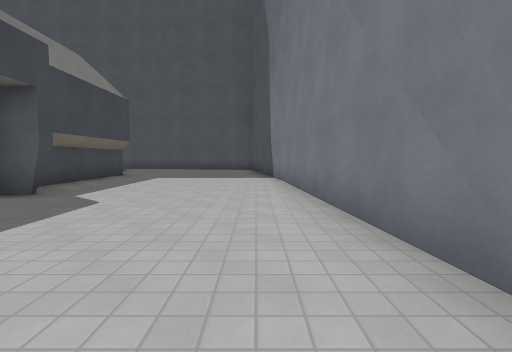
[1] (above)

17 first-person views from a walk through a level from a Godot 3-D game. The camera is 1.3 m above the floor, tilts 4° down and sees 85° across. The floor is counted in squares, 2 m on a side. Each view is taken from the middle of a square. On the plan, view 1 faces up. The plan holds only what a view shows up to about 9 squares ahead; the rest is blank. The place goes on beyond the plan. Some surface patterns are stand-ins.

[2]
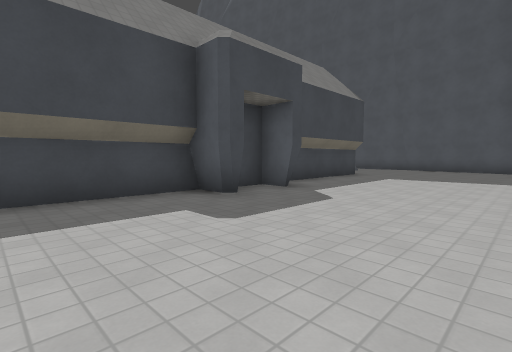

[3]
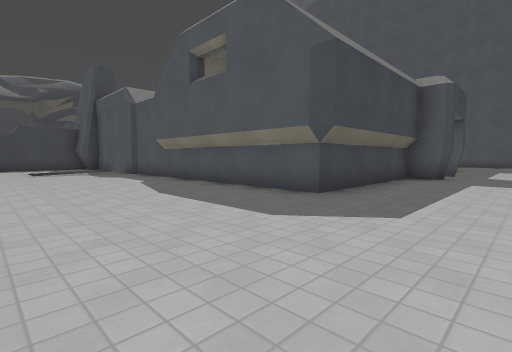

[4]
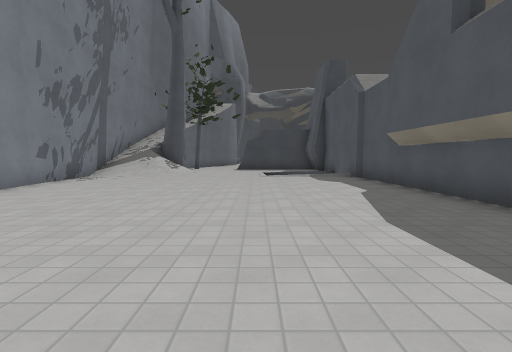

[5]
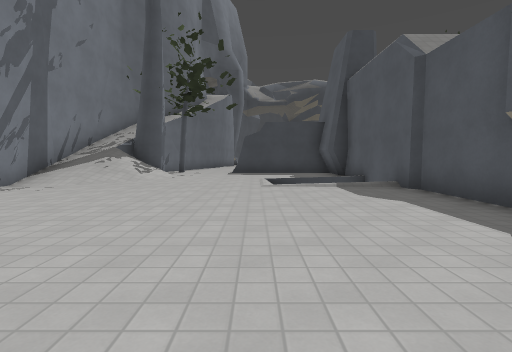

[6]
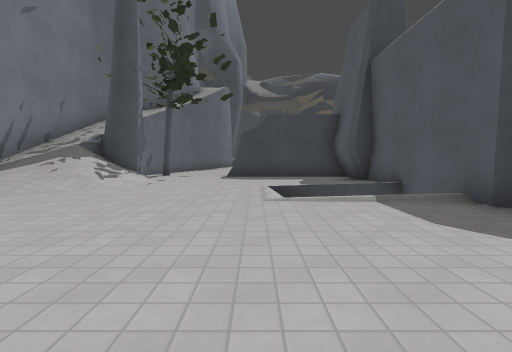

[7]
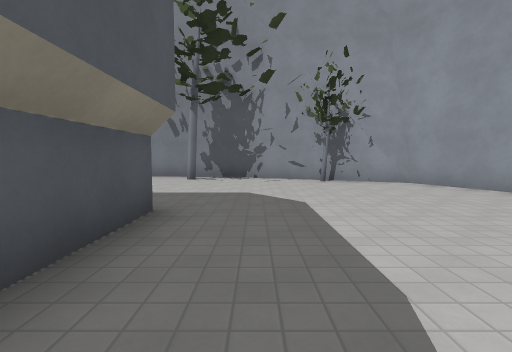

[8]
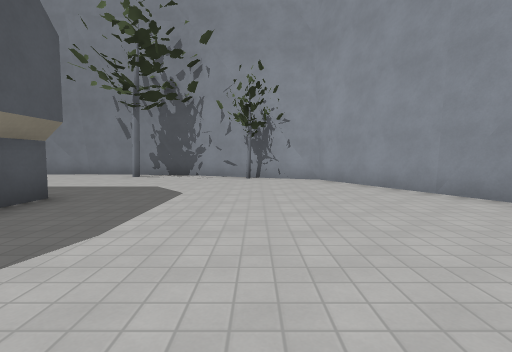

[9]
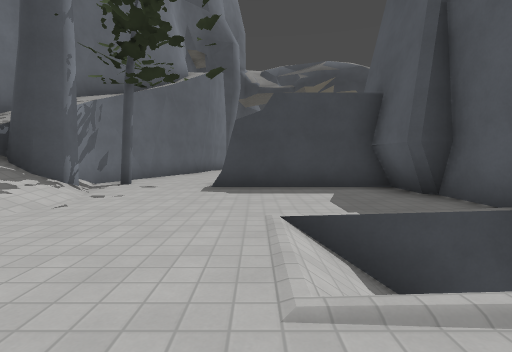

[10]
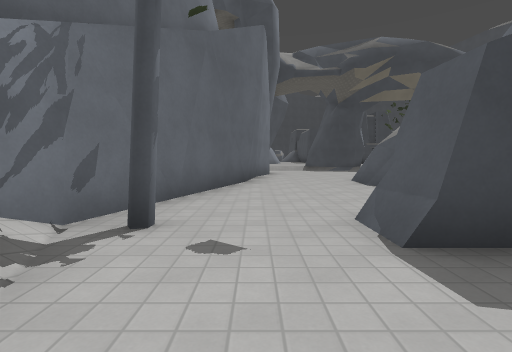

[11]
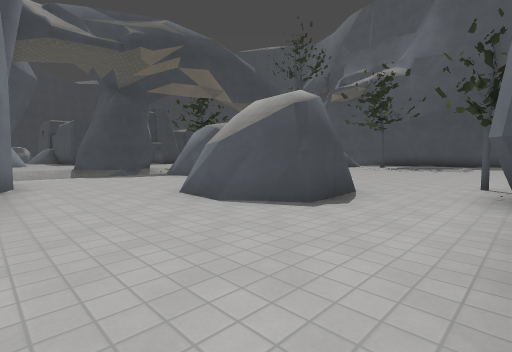

[12]
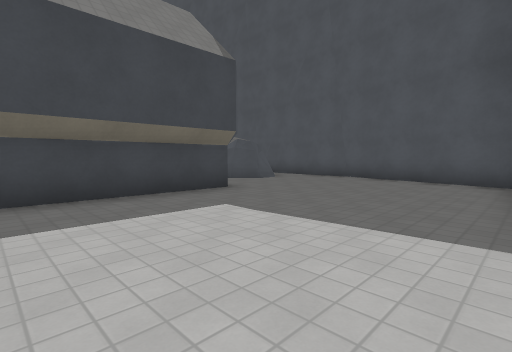

[13]
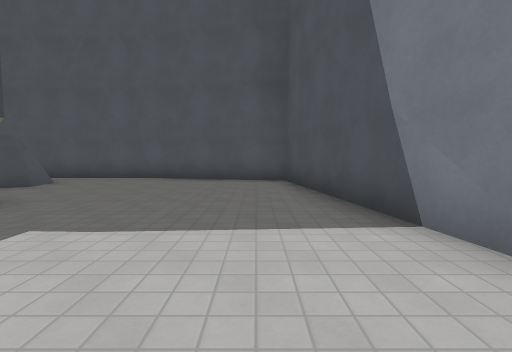

[14]
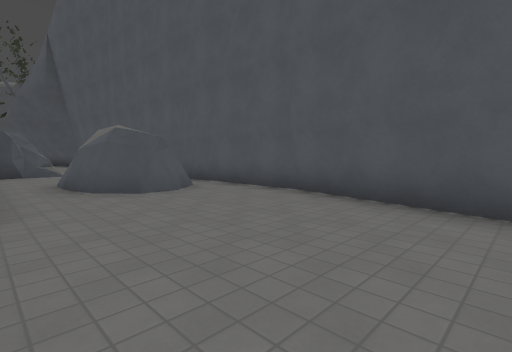

[15]
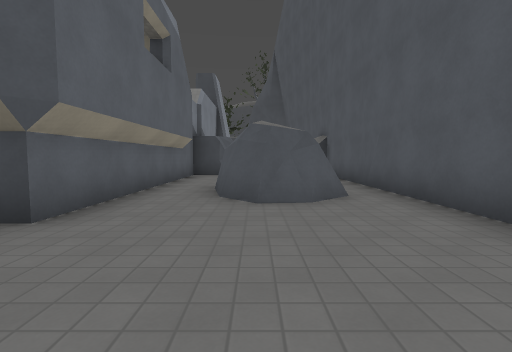

[16]
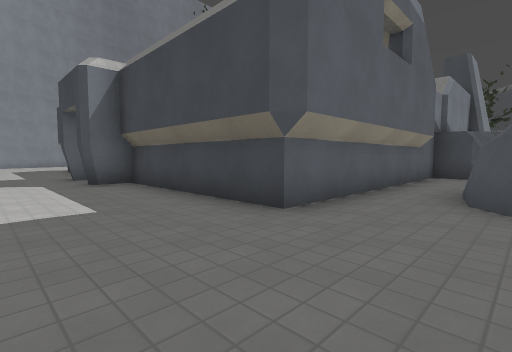

[17]
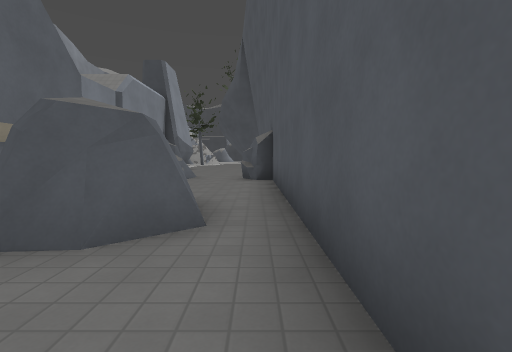

### Floor plan
Key: @ floor where view 1 was taken; # wall or solid block; . floor; / step, stairs or slope.
Columns run from 29 left of view 1 to 2 right of it. Each row starts with its distance up from view 1.
 15                  ##########
 14                 ##.........###
 13                 .....##......#
 12                 ##.  ###.....#
 11                  #............#
 10                  ########.....#
  9                         #.....#
  8                         #.....#
  7                         #.....#
  6                         #.....#
  5                         ##....#
  4         ..              #.....#
  3        ...              ##....##
  2       ....              #......#
  1       .....             #......#
  0        ...#             #....@#
 -1        ...#             #....##
 -2        #..###############.....#
 -3  .../  #...#../ /.............#
 -4  ..../##...#..//.............##
 -5 /..........#.................#
 -6 /............................#
 -7    #  ......................#
 -8     #####..#///...........###
 -9        ######///......  ##
-10         ## /////...#
-11           ##########

Positions as (right, up) in squares from view 1, and headings:
1: (0, 0), facing up
2: (0, 0), facing up-left
3: (-2, -6), facing up-left
4: (-4, -5), facing left
5: (-7, -5), facing left
6: (-9, -5), facing left
7: (-8, -3), facing right
8: (-9, -5), facing right
9: (-12, -5), facing left
10: (-16, -7), facing left
11: (-19, -7), facing up-left
12: (0, 6), facing up-left
13: (-1, 6), facing up
14: (-1, 10), facing up-left
15: (-2, 12), facing left
16: (-2, 12), facing down-left
17: (-4, 14), facing left
